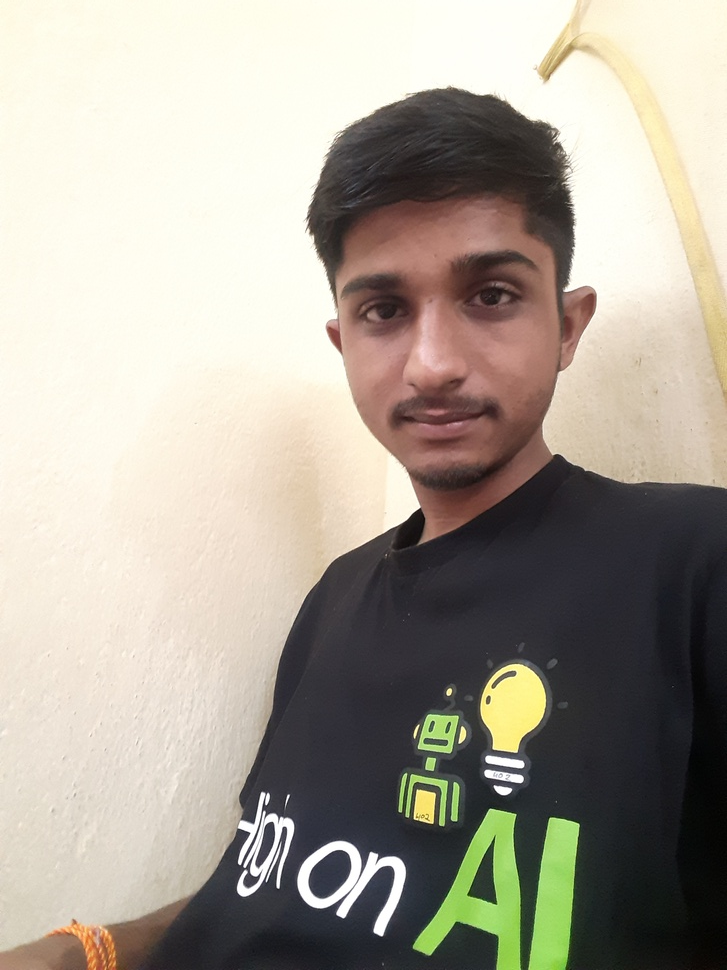
#> input picture Rohan Meena.jpg, 727 x 970 px, shrunk from 2448 x 3264 before the run
$ python OpenCvIntroduction.py
#> lines starting #> are read from the running program, lines starting #| are printed output that depends on the picture
import cv2
import numpy as np
import matplotlib.pyplot as plt

img = cv2.imread("Rohan Meena.jpg",cv2.IMREAD_GRAYSCALE)
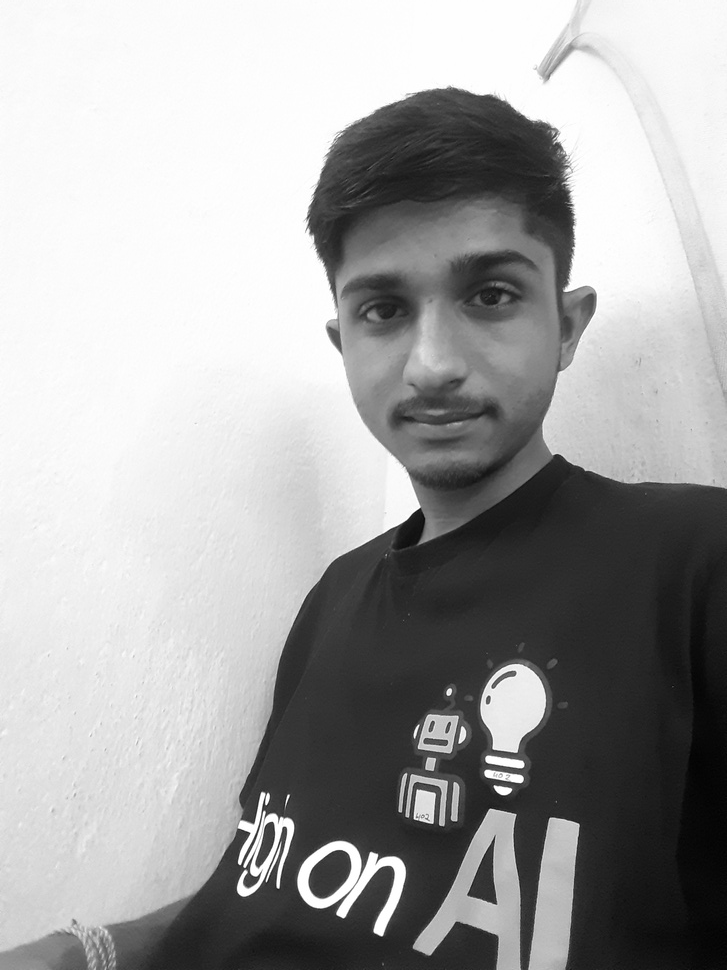
#> img: shape (970, 727); min 1, max 255, mean 163.1

cv2.imshow("image",img)
cv2.waitKey(0)
cv2.destroyAllWindows()

#plt.imshow(img,cmap="gray",interpolation="bicubic")
#plt.plot([500,2000],[800,100],"c",linewidth = 5)
#plt.show()

cv2.imwrite("watchgray.png",img)
